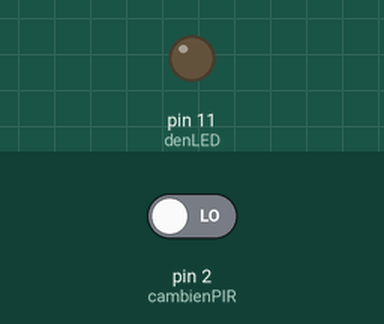
A sketch run on a simulated Arduino Uno, built with avr-gcc and run on an emulated ATmega328P. Shown: output pins drawn as LEDs (lit = HIGH). The inputs (shaded band) are chosen by the test bench; at power-on: pin 2 (cambienPIR) LOW.

Above: at 1.2 s.
1.3 s: pin 2 (cambienPIR) driven HIGH
At 2.5 s:
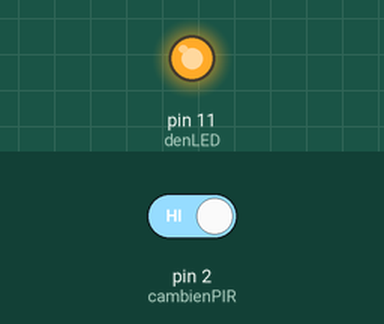
2.8 s: pin 2 (cambienPIR) driven LOW
At 3.8 s:
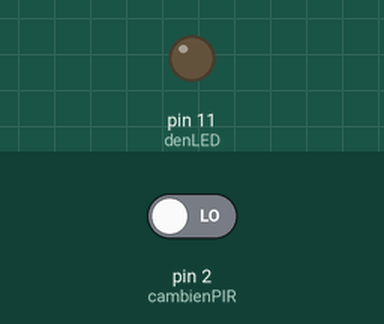
Timing chart, 0 to 5.8 s (numbered marks = the images above; inputs shaded):
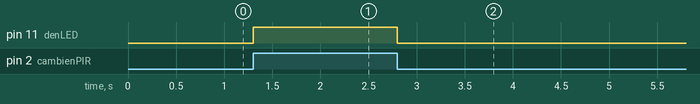

The sketch:

Project5_Cam_bien_chuyen_dong_dieu_khien_LED.ino
```cpp
/*
Mạch điều khiển đèn LED bằng cảm biến PIR

Linh kiện:
- Cảm biến PIR
- Đèn LED
- Điện trở 220 Ohm
- Arduino Uno

Cách lắp mạch:
- Xem hình

Tác giả: Nhân Nguyễn
Ngày: 03/01/2015
Lịch sử thay đổi
- 03/01/2015 Rev. 1.0
Website: http://papcodientu.com/
*/

// khai báo cổng đèn LED
int denLED = 11;

// khai báo cảm biến PIR
int cambienPIR = 2;

void setup() {
  // cài đặt cổng led là cổng output
  pinMode(denLED, OUTPUT);

  // cài đặt cổng cảm biến PIR là đầu vào
  pinMode(cambienPIR, INPUT);
}

void loop() {
  // đọc giá trị từ cảm biến PIR
  if (digitalRead(cambienPIR) == HIGH) {
    digitalWrite(denLED, HIGH);
  } else {
    digitalWrite(denLED, LOW);
  }
}
```

Measured:
- after the input at 1.3 s, pin 11 (denLED): LOW → HIGH at once
- after the input at 2.8 s, pin 11 (denLED): HIGH → LOW at once
